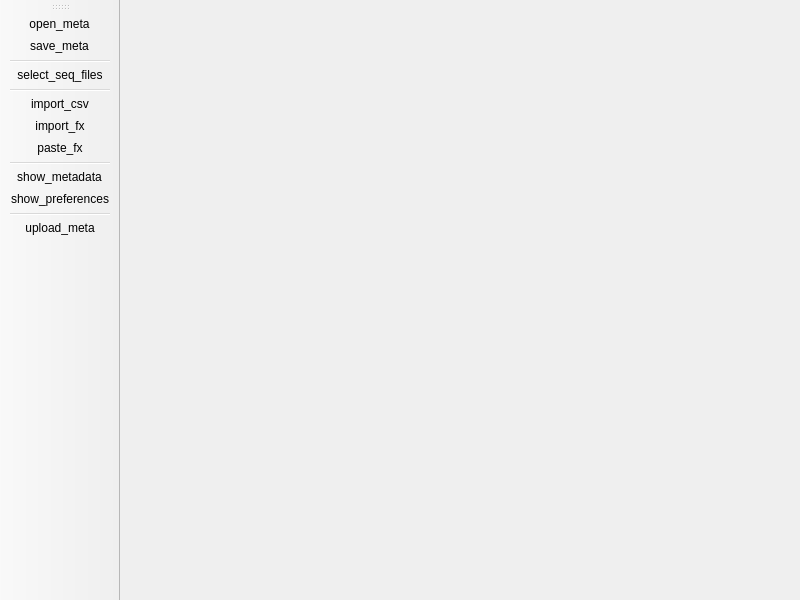
<?xml version="1.0" encoding="UTF-8"?>
<ui version="4.0">
 <class>MainWindow</class>
 <widget class="QMainWindow" name="MainWindow">
  <property name="geometry">
   <rect>
    <x>0</x>
    <y>0</y>
    <width>800</width>
    <height>600</height>
   </rect>
  </property>
  <property name="windowTitle">
   <string>MainWindow</string>
  </property>
  <widget class="QWidget" name="centralwidget">
   <layout class="QVBoxLayout" name="verticalLayout">
    <property name="spacing">
     <number>0</number>
    </property>
    <property name="leftMargin">
     <number>0</number>
    </property>
    <property name="topMargin">
     <number>0</number>
    </property>
    <property name="rightMargin">
     <number>0</number>
    </property>
    <property name="bottomMargin">
     <number>0</number>
    </property>
    <item>
     <widget class="QStackedWidget" name="stackedWidget">
      <property name="currentIndex">
       <number>1</number>
      </property>
      <widget class="QWidget" name="stackedWidgetPage1">
       <layout class="QVBoxLayout" name="verticalLayout_2">
        <item>
         <layout class="QHBoxLayout" name="horizontalLayout">
          <item>
           <layout class="QFormLayout" name="formLayout_info_1">
            <item row="0" column="0">
             <widget class="QLabel" name="label_2">
              <property name="text">
               <string>submitter:</string>
              </property>
             </widget>
            </item>
            <item row="0" column="1">
             <widget class="QLineEdit" name="lineEdit_submitter">
              <property name="readOnly">
               <bool>true</bool>
              </property>
             </widget>
            </item>
            <item row="1" column="0">
             <widget class="QLabel" name="label_5">
              <property name="text">
               <string>lab:</string>
              </property>
             </widget>
            </item>
            <item row="1" column="1">
             <widget class="QLineEdit" name="lineEdit_lab">
              <property name="readOnly">
               <bool>true</bool>
              </property>
             </widget>
            </item>
            <item row="2" column="0">
             <widget class="QLabel" name="label_7">
              <property name="text">
               <string>host:</string>
              </property>
             </widget>
            </item>
            <item row="2" column="1">
             <widget class="QLineEdit" name="lineEdit_host">
              <property name="readOnly">
               <bool>true</bool>
              </property>
             </widget>
            </item>
           </layout>
          </item>
          <item>
           <widget class="Line" name="line">
            <property name="orientation">
             <enum>Qt::Vertical</enum>
            </property>
           </widget>
          </item>
          <item>
           <layout class="QFormLayout" name="formLayout_info_2">
            <item row="0" column="0">
             <widget class="QLabel" name="label_6">
              <property name="text">
               <string>seq technology:</string>
              </property>
             </widget>
            </item>
            <item row="0" column="1">
             <widget class="QLineEdit" name="lineEdit_seq_technology">
              <property name="readOnly">
               <bool>true</bool>
              </property>
             </widget>
            </item>
            <item row="1" column="0">
             <widget class="QLabel" name="label_9">
              <property name="text">
               <string>library method:</string>
              </property>
             </widget>
            </item>
            <item row="1" column="1">
             <widget class="QLineEdit" name="lineEdit_lib_method">
              <property name="readOnly">
               <bool>true</bool>
              </property>
             </widget>
            </item>
            <item row="2" column="0">
             <widget class="QLabel" name="label_8">
              <property name="text">
               <string>pseudo id start:</string>
              </property>
             </widget>
            </item>
            <item row="2" column="1">
             <widget class="QLineEdit" name="lineEdit_pseudo_id">
              <property name="readOnly">
               <bool>true</bool>
              </property>
             </widget>
            </item>
           </layout>
          </item>
          <item>
           <widget class="Line" name="line_4">
            <property name="orientation">
             <enum>Qt::Vertical</enum>
            </property>
           </widget>
          </item>
          <item>
           <layout class="QFormLayout" name="formLayout__info_3">
            <item row="0" column="0">
             <widget class="QLabel" name="label">
              <property name="text">
               <string>credentials path:</string>
              </property>
             </widget>
            </item>
            <item row="0" column="1">
             <widget class="QLineEdit" name="lineEdit_credentials_path">
              <property name="readOnly">
               <bool>true</bool>
              </property>
             </widget>
            </item>
            <item row="1" column="0">
             <widget class="QLabel" name="label_10">
              <property name="text">
               <string>bucket:</string>
              </property>
             </widget>
            </item>
            <item row="1" column="1">
             <widget class="QLineEdit" name="lineEdit_bucket">
              <property name="readOnly">
               <bool>true</bool>
              </property>
             </widget>
            </item>
            <item row="2" column="0">
             <widget class="QLabel" name="label_3">
              <property name="text">
               <string>import/paste fx:</string>
              </property>
             </widget>
            </item>
            <item row="2" column="1">
             <widget class="QLineEdit" name="lineEdit_import_fx"/>
            </item>
           </layout>
          </item>
         </layout>
        </item>
        <item>
         <spacer name="verticalSpacer">
          <property name="orientation">
           <enum>Qt::Vertical</enum>
          </property>
          <property name="sizeType">
           <enum>QSizePolicy::Fixed</enum>
          </property>
          <property name="sizeHint" stdset="0">
           <size>
            <width>20</width>
            <height>6</height>
           </size>
          </property>
         </spacer>
        </item>
        <item>
         <layout class="QGridLayout" name="gridLayout">
          <item row="2" column="9">
           <widget class="Line" name="line_3">
            <property name="orientation">
             <enum>Qt::Vertical</enum>
            </property>
           </widget>
          </item>
          <item row="2" column="11">
           <widget class="QPushButton" name="pushButton_clear">
            <property name="toolTip">
             <string>clear table</string>
            </property>
            <property name="text">
             <string>Clear</string>
            </property>
           </widget>
          </item>
          <item row="2" column="1">
           <widget class="QPushButton" name="pushButton_invert">
            <property name="toolTip">
             <string>invert marks</string>
            </property>
            <property name="text">
             <string>Invert</string>
            </property>
           </widget>
          </item>
          <item row="2" column="6">
           <widget class="QPushButton" name="pushButton_resetfilters">
            <property name="toolTip">
             <string>reset sort, remove filters and marks</string>
            </property>
            <property name="text">
             <string>Reset</string>
            </property>
           </widget>
          </item>
          <item row="2" column="0">
           <widget class="QPushButton" name="pushButton_filtermarked">
            <property name="toolTip">
             <string>filter to view marked rows only</string>
            </property>
            <property name="text">
             <string>Filter</string>
            </property>
           </widget>
          </item>
          <item row="2" column="5">
           <widget class="QLineEdit" name="lineEdit_filter">
            <property name="toolTip">
             <string>&lt;html&gt;&lt;head/&gt;&lt;body&gt;&lt;p&gt;freetext filter&lt;/p&gt;&lt;/body&gt;&lt;/html&gt;</string>
            </property>
           </widget>
          </item>
          <item row="2" column="8">
           <widget class="QPushButton" name="pushButton_filldown">
            <property name="toolTip">
             <string>filldown from selected cell
shortcut: ctrl+d</string>
            </property>
            <property name="text">
             <string>Filldown</string>
            </property>
           </widget>
          </item>
          <item row="2" column="10">
           <widget class="QPushButton" name="pushButton_drop">
            <property name="toolTip">
             <string>delete marked rows</string>
            </property>
            <property name="text">
             <string>Delete </string>
            </property>
           </widget>
          </item>
          <item row="2" column="7">
           <widget class="Line" name="line_2">
            <property name="orientation">
             <enum>Qt::Vertical</enum>
            </property>
           </widget>
          </item>
         </layout>
        </item>
        <item>
         <spacer name="verticalSpacer_2">
          <property name="orientation">
           <enum>Qt::Vertical</enum>
          </property>
          <property name="sizeType">
           <enum>QSizePolicy::Fixed</enum>
          </property>
          <property name="sizeHint" stdset="0">
           <size>
            <width>20</width>
            <height>4</height>
           </size>
          </property>
         </spacer>
        </item>
        <item>
         <widget class="QTabWidget" name="tabWidget_metadata">
          <property name="currentIndex">
           <number>0</number>
          </property>
          <widget class="QWidget" name="tab_1">
           <attribute name="title">
            <string>Tab 1</string>
           </attribute>
           <layout class="QVBoxLayout" name="verticalLayout_4">
            <property name="spacing">
             <number>6</number>
            </property>
            <property name="leftMargin">
             <number>0</number>
            </property>
            <property name="topMargin">
             <number>0</number>
            </property>
            <property name="rightMargin">
             <number>0</number>
            </property>
            <property name="bottomMargin">
             <number>0</number>
            </property>
            <item>
             <widget class="QTableView" name="tableView_patient"/>
            </item>
           </layout>
          </widget>
          <widget class="QWidget" name="tab_2">
           <attribute name="title">
            <string>Tab 2</string>
           </attribute>
           <layout class="QVBoxLayout" name="verticalLayout_12">
            <property name="spacing">
             <number>6</number>
            </property>
            <property name="leftMargin">
             <number>0</number>
            </property>
            <property name="topMargin">
             <number>0</number>
            </property>
            <property name="rightMargin">
             <number>0</number>
            </property>
            <property name="bottomMargin">
             <number>0</number>
            </property>
            <item>
             <widget class="QTableView" name="tableView_organism"/>
            </item>
           </layout>
          </widget>
          <widget class="QWidget" name="tab_3">
           <attribute name="title">
            <string>Tab 3</string>
           </attribute>
           <layout class="QVBoxLayout" name="verticalLayout_11">
            <property name="leftMargin">
             <number>0</number>
            </property>
            <property name="topMargin">
             <number>0</number>
            </property>
            <property name="rightMargin">
             <number>0</number>
            </property>
            <property name="bottomMargin">
             <number>0</number>
            </property>
            <item>
             <widget class="QTableView" name="tableView_lab"/>
            </item>
           </layout>
          </widget>
         </widget>
        </item>
       </layout>
      </widget>
      <widget class="QWidget" name="stackedWidgetPage2">
       <layout class="QVBoxLayout" name="verticalLayout_3">
        <item>
         <widget class="QScrollArea" name="scrollArea">
          <property name="frameShape">
           <enum>QFrame::NoFrame</enum>
          </property>
          <property name="frameShadow">
           <enum>QFrame::Plain</enum>
          </property>
          <property name="lineWidth">
           <number>0</number>
          </property>
          <property name="widgetResizable">
           <bool>true</bool>
          </property>
          <widget class="QWidget" name="scrollAreaWidgetContents_settings">
           <property name="geometry">
            <rect>
             <x>0</x>
             <y>0</y>
             <width>671</width>
             <height>582</height>
            </rect>
           </property>
           <layout class="QVBoxLayout" name="verticalLayout_5">
            <item>
             <layout class="QVBoxLayout" name="verticalLayout_forms"/>
            </item>
            <item>
             <layout class="QVBoxLayout" name="verticalLayout_tabs"/>
            </item>
           </layout>
          </widget>
         </widget>
        </item>
       </layout>
      </widget>
     </widget>
    </item>
   </layout>
  </widget>
  <widget class="QToolBar" name="toolBar">
   <property name="windowTitle">
    <string>toolBar</string>
   </property>
   <attribute name="toolBarArea">
    <enum>LeftToolBarArea</enum>
   </attribute>
   <attribute name="toolBarBreak">
    <bool>false</bool>
   </attribute>
   <addaction name="action_open_meta"/>
   <addaction name="action_save_meta"/>
   <addaction name="separator"/>
   <addaction name="action_select_seq_files"/>
   <addaction name="separator"/>
   <addaction name="action_import_csv"/>
   <addaction name="action_import_fx"/>
   <addaction name="action_paste_fx"/>
   <addaction name="separator"/>
   <addaction name="action_show_meta"/>
   <addaction name="action_show_prefs"/>
   <addaction name="separator"/>
   <addaction name="action_upload_meta_seqs"/>
  </widget>
  <action name="action_open_meta">
   <property name="text">
    <string>open_meta</string>
   </property>
   <property name="toolTip">
    <string>open metadata file </string>
   </property>
  </action>
  <action name="action_save_meta">
   <property name="text">
    <string>save_meta</string>
   </property>
   <property name="toolTip">
    <string>save metadata file</string>
   </property>
  </action>
  <action name="action_show_prefs">
   <property name="text">
    <string>show_preferences</string>
   </property>
   <property name="toolTip">
    <string>show preferences</string>
   </property>
  </action>
  <action name="action_show_meta">
   <property name="text">
    <string>show_metadata</string>
   </property>
   <property name="toolTip">
    <string>show metadata</string>
   </property>
  </action>
  <action name="action_upload_meta_seqs">
   <property name="text">
    <string>upload_meta</string>
   </property>
   <property name="toolTip">
    <string>upload</string>
   </property>
   <property name="shortcut">
    <string>Ctrl+U</string>
   </property>
  </action>
  <action name="action_select_seq_files">
   <property name="text">
    <string>select_seq_files</string>
   </property>
   <property name="toolTip">
    <string>select seq files</string>
   </property>
   <property name="shortcut">
    <string>Ctrl+S</string>
   </property>
  </action>
  <action name="action_import_csv">
   <property name="text">
    <string>import_csv</string>
   </property>
   <property name="toolTip">
    <string>import metadata from csv</string>
   </property>
  </action>
  <action name="action_paste_fx">
   <property name="text">
    <string>paste_fx</string>
   </property>
   <property name="toolTip">
    <string>import data via parsing clipboard data
shortcut: ctrl+alt+v</string>
   </property>
  </action>
  <action name="action_import_fx">
   <property name="text">
    <string>import_fx</string>
   </property>
  </action>
 </widget>
 <resources/>
 <connections/>
</ui>
